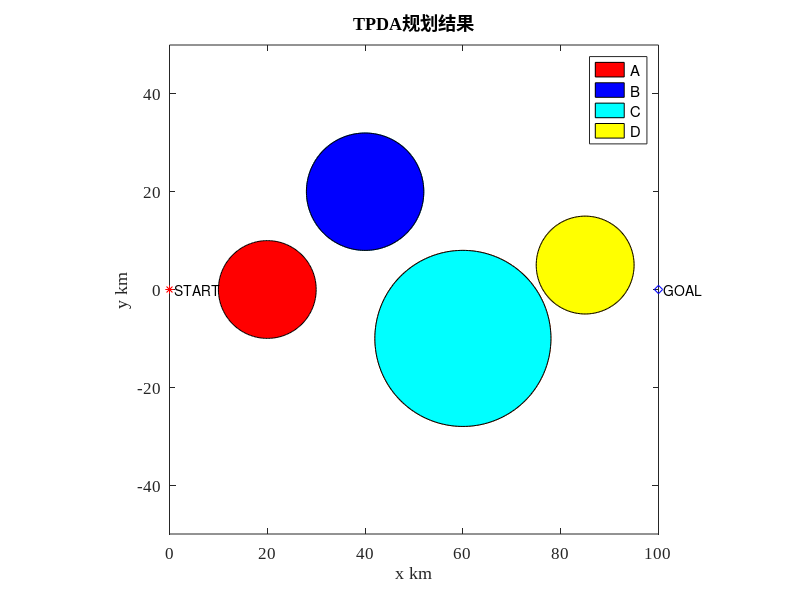

This chart was generated by the following MATLAB code: (Note: this script raises an error after producing the figure.)
A=[20,40,60,85];%横坐标
B=[0,20,-10,5];%纵坐标
R=[10,12,18,10];%威胁半径
theta=0:pi/100:2*pi;%把0-2pi分成200份
Name=['A','B','C','D'];%给威胁源命名
color=['r','b','c','y'];%给威胁区域上色
for j=1:size(A,2)
    x=A(j)+R(j)*cos(theta);
    y=B(j)+R(j)*sin(theta);
    plot(x,y);
    p(j)=fill(x,y,color(j),'DisplayName',Name(j));
    hold on
end
legend([p(1),p(2),p(3),p(4)])
axis equal           %将横轴纵轴的定标系数设成相同值 ,即单位长度相同
axis([0,100,-50,50]); 
title('\fontname{Times New Roman}TPDA\fontname{宋体}规划结果','FontSize',15)
xlabel('x km','FontSize',15,'FontName','Times New Roman');
ylabel('y km','FontSize',15,'FontName','Times New Roman');
set(gca,'FontSize',12,'FontName','Times New Roman');
%% 绘制起始点和目标点，这里以起始点和目标点为横轴
Start=[0,0];
End=[100,0];
DSE=sqrt((Start(1)-End(1))^2+(Start(2)-End(2))^2);
plot(Start(1),Start(2),'r*','HandleVisibility','off');
plot(End(1),End(2),'bd','HandleVisibility','off');
text(Start(1)+1,Start(2),'START');
text(End(1)+1,End(2),'GOAL');
col=5;
for j=1:col
    X(j)=j*(End(1)-Start(1))/(col+1);
end
g(:,2)=Result_TPDA(9).sol;
g(:,1)=X';
g; %最优航迹
h(1,:)=Start;
h(col+2,:)=End;
h(2:col+1,:)=g;
plot(h(:,1),h(:,2),'rp','HandleVisibility','off');%绘制航迹点
hh=0:0.1:100;
HH=spline(h(:,1),h(:,2),hh);%三次样条插值得曲线
plot(hh,HH,'-','HandleVisibility','off');
figure(2)
S=log10(cg_TPDA(9).cg);
plot(S);